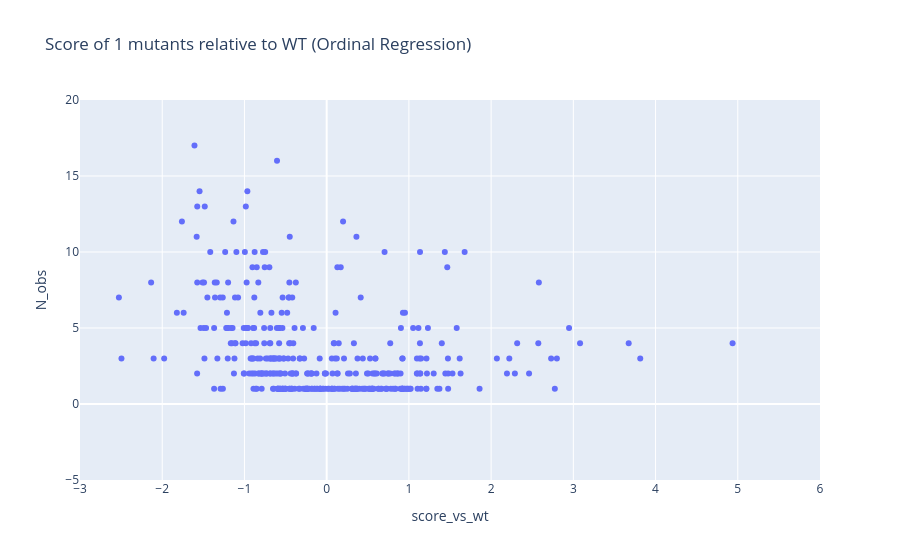

The cell this chart's notebook holds for it:
### Code cell
fig = px.scatter(best_results_no_wt, x="score_vs_wt", y="N_obs", hover_name="fname",
                title="Score of 1 mutants relative to WT (Ordinal Regression)")
fig.update_xaxes(range=[-3, 6])
fig.update_yaxes(range=[-5, 20])
fig.show()

img = fig.to_image(format="png", width=600, height=350, scale=2)
from IPython.display import Image
Image(img)

### Figure 1 — Plotly figure (JSON) as saved in the notebook; plotly's stock layout.template omitted (floating-point values rounded to 4 significant figures; data arrays with more than 128 entries replaced by an {"elided": "..."} marker saying what was removed)
{"data": [{"hovertemplate": "<b>%{hovertext}</b><br><br>score_vs_wt=%{x}<br>N_obs=%{y}<extra></extra>", "hovertext": {"elided": "384 str values"}, "legendgroup": "", "marker": {"color": "#636efa", "symbol": "circle"}, "mode": "markers", "name": "", "orientation": "v", "showlegend": false, "type": "scatter", "x": {"elided": "384 float values"}, "xaxis": "x", "y": {"elided": "384 int values"}, "yaxis": "y"}], "layout": {"legend": {"tracegroupgap": 0}, "title": {"text": "Score of 1 mutants relative to WT (Ordinal Regression)"}, "xaxis": {"anchor": "y", "domain": [0, 1], "range": [-3, 6], "title": {"text": "score_vs_wt"}}, "yaxis": {"anchor": "x", "domain": [0, 1], "range": [-5, 20], "title": {"text": "N_obs"}}}}
